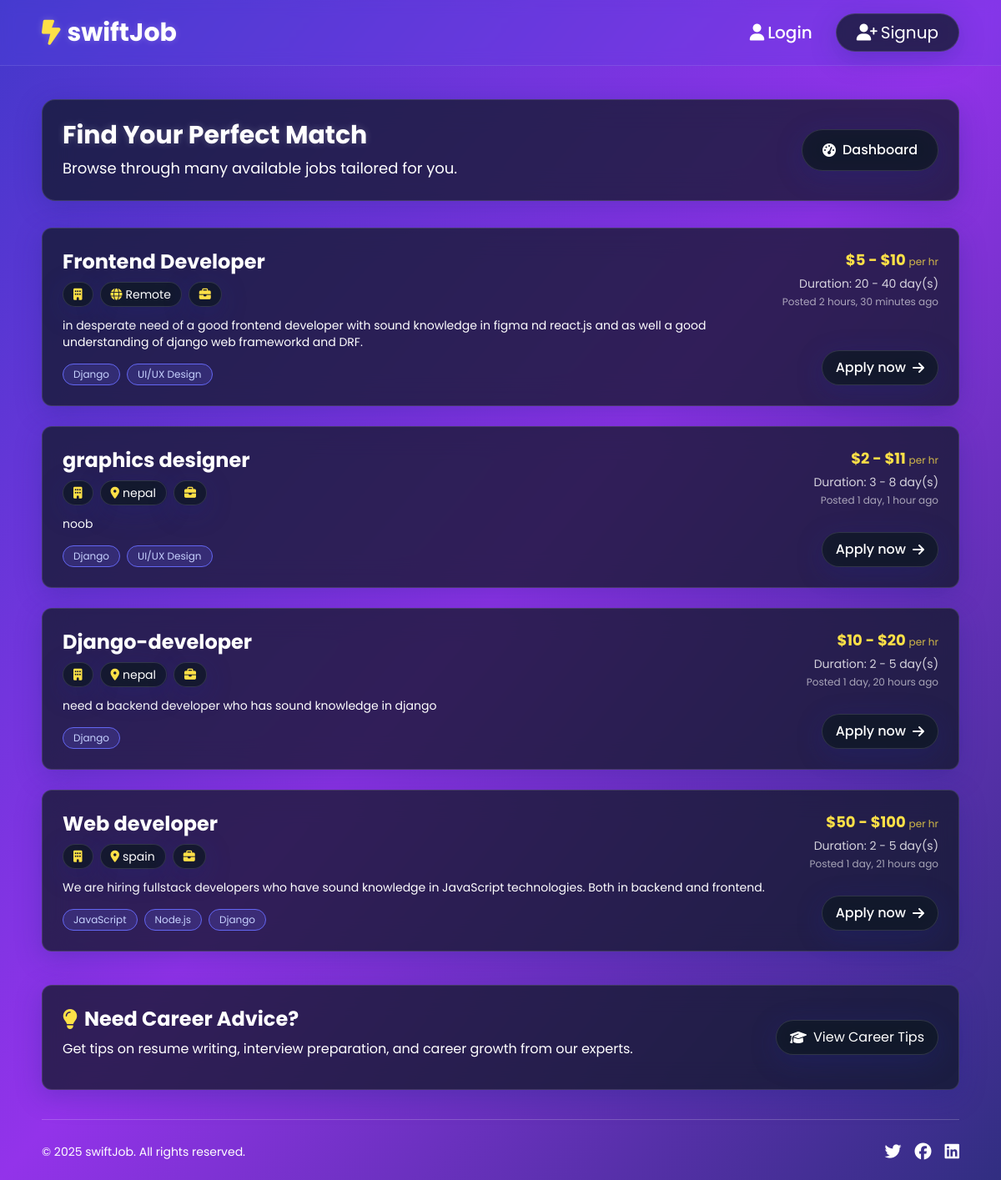
The app's page /job/avialable-jobs/ with its own data.
### job/models.py (models this page shows, shortened)
class JobCreation(models.Model):
    job_creator = models.ForeignKey(User, on_delete=models.CASCADE)
    job_title = models.CharField(max_length=200)
    category = models.ForeignKey(Category, on_delete=models.CASCADE)
    job_description = models.TextField()
    min_price = models.IntegerField(validators=[MinValueValidator(0)],default=0)
    max_price = models.IntegerField(validators=[MinValueValidator(0)])
    min_time = models.IntegerField(validators=[MinValueValidator(0)])
    max_time = models.IntegerField(validators=[MinValueValidator(0)])
    location = models.CharField(max_length=50,null=True,blank=True)
    required_skills = models.ManyToManyField(Skill)
    experience = models.ForeignKey(Experience, on_delete=models.SET_NULL,null=True,blank=True)
    created_at = models.DateTimeField(auto_now_add=True)
    slug = models.SlugField(unique=True,null=True,blank=True)

class Skill(models.Model):
    name = models.CharField(max_length=200)
    slug = models.SlugField(unique=True,null=True,blank=True)
    def __str__(self):
        return self.name

### job/views.py (the view)
# urls.py: path('avialable-jobs/',views.available_jobs_view,name='avialable-jobs'),
def available_jobs_view(request):
    jobs = JobCreation.objects.all().order_by('-created_at')
    context = {
        'jobs':jobs
    }
    return render(request,'job/avialable_jobs.html',context)

### job/templates/job/avialable_jobs.html (shortened to what this page needs)
{% extends 'base.html' %}
{% load static %}
{% block content %}
<div class="text-white">
    <div class="glass-effect p-6 xs-p-4 rounded-2xl mb-8 xs-mb-5">
        <div class="flex flex-col md:flex-row justify-between items-center gap-4">
            <div>
                <h1 class="text-3xl xs-text-2xl font-bold mb-2 text-shadow">Find Your Perfect Match</h1>
                <p class="text-lg xs-text-base">Browse through {{ jobs_count|default:"many" }} available jobs tailored for you.</p>
            </div>
            <div class="flex items-center gap-3">
                <a href="{% url 'job:job-seeker' %}" class="glass-effect py-3 xs-py-2 px-6 xs-px-4 rounded-full font-medium hover:bg-white hover:text-indigo-700 transition-all duration-300 ease-in-out flex items-center gap-2 hover-scale">
                    <i class="fa-solid fa-gauge-high"></i> Dashboard
                </a>
            </div>
        </div>
    </div>
    <div class="space-y-6 xs-space-y-4">
        {% if jobs %}
            {% for job in jobs %}
                <div class="glass-effect p-6 xs-p-4 rounded-xl hover-scale transition-all duration-300">
                    <div class="flex flex-col lg:flex-row justify-between gap-4">
                        <div class="flex-1">
                            <h2 class="text-2xl xs-text-xl font-bold mb-2">{{ job.job_title }}</h2>
                            <div class="flex flex-wrap gap-2 mb-3">
                                <span class="glass-effect py-1 px-3 rounded-full text-sm xs-text-xs flex items-center gap-1">
                                    <i class="fa-solid fa-building text-yellow-300"></i> {{ job.company_name }}
                                </span>
                                {% if job.location %}
                                <span class="glass-effect py-1 px-3 rounded-full text-sm xs-text-xs flex items-center gap-1">
                                    <i class="fa-solid fa-location-dot text-yellow-300"></i> {{ job.location }}
                                </span>
                                {% else %}
                                <span class="glass-effect py-1 px-3 rounded-full text-sm xs-text-xs flex items-center gap-1">
                                    <i class="fa-solid fa-globe text-yellow-300"></i> Remote
                                </span>
                                {% endif %}
                                <span class="glass-effect py-1 px-3 rounded-full text-sm xs-text-xs flex items-center gap-1">
                                    <i class="fa-solid fa-briefcase text-yellow-300"></i> {{ job.job_type }}
                                </span>
                            </div>
                            <p class="text-sm xs-text-xs mb-4 line-clamp-2">{{ job.job_description }}</p>
                            <div class="flex flex-wrap gap-2 mt-4">
                                {% for skill in job.required_skills.all %}
                                <span class="bg-indigo-500 bg-opacity-20 text-indigo-200 text-xs px-3 py-1 rounded-full border border-indigo-500">
                                    {{ skill }}
                                </span>
                                {% endfor %}
                            </div>
                        </div>
                        <div class="flex flex-col justify-between items-end">
                            <div class="text-right mb-4 lg:mb-0">
                                <div class="text-yellow-300 font-bold text-lg xs-text-base mb-1">
                                    ${{ job.min_price }} - ${{ job.max_price }}
                                    <span class="text-xs font-normal opacity-80">per hr</span>
                                </div>
                                <div class="text-sm xs-text-xs opacity-80">
                                    Duration: {{ job.min_time }} - {{ job.max_time }} day(s)
                                </div>
                                <div class="text-xs opacity-60 mt-1">
                                    Posted {{ job.created_at|timesince }} ago
                                </div>
                            </div>
                            <a href="{% url "application:job-application-form" job.slug %}" class="glass-effect py-2 px-4 rounded-full font-medium hover:bg-white hover:text-indigo-700 transition-all duration-300 ease-in-out flex items-center gap-2 hover-scale">
                                Apply now <i class="fa-solid fa-arrow-right"></i>
                            </a>
                        </div>
                    </div>
                </div>
            {% endfor %}
        {% endif %}
    </div>
    <div class="glass-effect p-6 xs-p-4 rounded-xl mt-10">
        <div class="flex flex-col md:flex-row justify-between items-center gap-4">
            <div>
                <h2 class="text-2xl xs-text-xl font-bold mb-2 flex items-center gap-2">
                    <i class="fa-solid fa-lightbulb text-yellow-300"></i> Need Career Advice?
                </h2>
                <p class="mb-3">Get tips on resume writing, interview preparation, and career growth from our experts.</p>
            </div>
            <a href="#" class="glass-effect py-2 px-4 rounded-full hover:bg-white hover:text-indigo-700 transition-all duration-300 flex items-center gap-2 hover-scale">
                <i class="fa-solid fa-graduation-cap"></i> View Career Tips
            </a>
        </div>
    </div>
</div>
{% endblock content %}

### templates/base.html (style rules this page uses)
.glass-effect { background: rgba(255, 255, 255, 0.1); backdrop-filter: blur(10px); border: 1px solid rgba(255, 255, 255, 0.1); box-shadow: 0 8px 32px 0 rgba(31, 38, 135, 0.3); }
.text-shadow { text-shadow: 0px 2px 4px rgba(0, 0, 0, 0.3); }

### job/templates/job/avialable_jobs.html (style rules this page uses)
.glass-effect { background: rgba(17, 25, 40, 0.75); backdrop-filter: blur(16px); border: 1px solid rgba(255, 255, 255, 0.125); }
.hover-scale { transition: transform 0.3s ease-in-out, box-shadow 0.3s ease-in-out; }
.text-shadow { text-shadow: 0 0 10px rgba(255, 255, 255, 0.2); }

### records on screen
JobCreation: job_title "Frontend Developer", shows "Remote", job_description "in desperate need of a good frontend developer with sound knowledge in figma nd react.js and as well a good understanding of django web frameworkd and DRF.", min_price "5", max_price "10", min_time "20", max_time "40", created_at "2 hours, 30 minutes"
Skill: name "Django"
Skill: name "UI/UX Design"
JobCreation: job_title "graphics designer", location "nepal", job_description "noob", min_price "2", max_price "11", min_time "3", max_time "8", created_at "1 day, 1 hour"
JobCreation: job_title "Django-developer", location "nepal", job_description "need a backend developer who has sound knowledge in django", min_price "10", max_price "20", min_time "2", max_time "5", created_at "1 day, 20 hours"
JobCreation: job_title "Web developer", location "spain", job_description "We are hiring fullstack developers who have sound knowledge in JavaScript technologies. Both in backend and frontend.", min_price "50", max_price "100", min_time "2", max_time "5", created_at "1 day, 21 hours"
Skill: name "JavaScript"
Skill: name "Node.js"

### other values on screen
{{ jobs_count|default:"many" }} "many"
